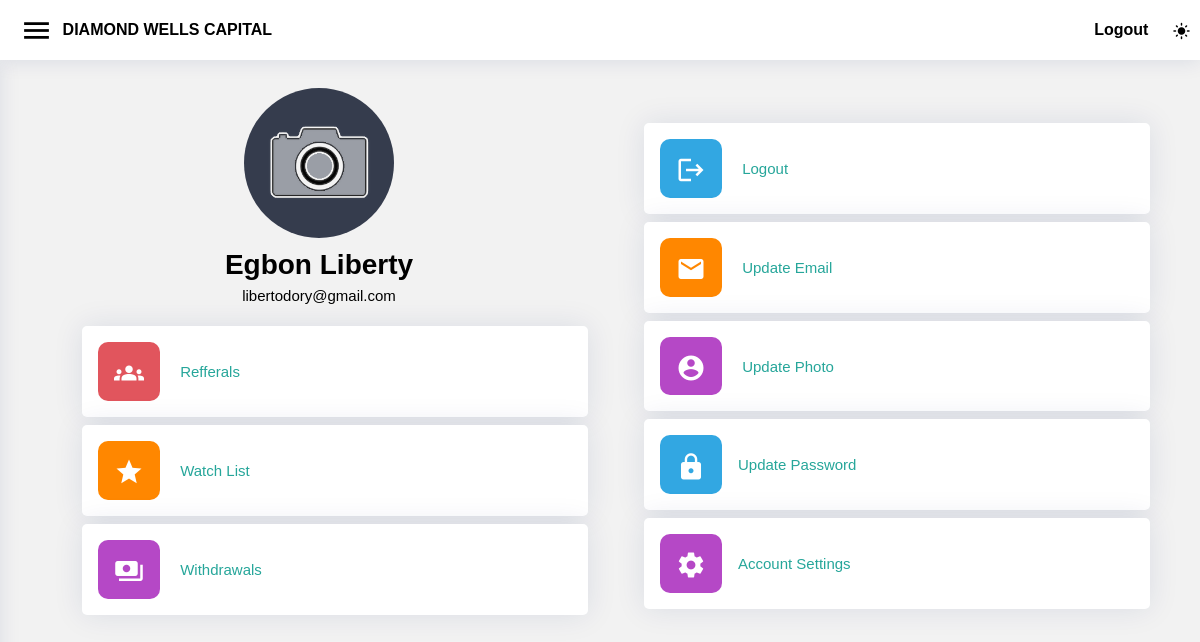
The app's page /account/account/ (signed in) with its own data.
### account/models.py (models this page shows)
class User(AbstractUser):
    image = models.ImageField(upload_to='passport', default='passport.jpg', blank=True, null=True)
    password_reset = models.BooleanField(default=False)
    user_deposite = models.IntegerField(default=0)
    user_balance = models.IntegerField(default=0)
    role = models.CharField(max_length=10)
    currency = models.CharField(max_length=5, default='USD')
    mobile = models.CharField(max_length=20, blank=True, null=True)
    street_address = models.CharField(max_length=100, blank=True, null=True)
    post_code = models.CharField(max_length=100, blank=True, null=True)
    city = models.CharField(max_length=100, blank=True, null=True)
    state = models.CharField(max_length=100, blank=True, null=True)
    country = models.CharField(max_length=100, blank=True, null=True)
    token = models.CharField(max_length=100, blank=True, null=True)
    verify_email = models.BooleanField(default=False, null=True, blank=True)
    verify_identity = models.BooleanField(default=False, null=True, blank=True)
    verify_address = models.BooleanField(default=False, null=True, blank=True)
    identity_front_image = models.ImageField(upload_to='identity', default='noimage.jpg', blank=True, null=True)
    identity_back_image = models.ImageField(upload_to='identity', default='noimage.jpg', blank=True, null=True)
    address_image = models.ImageField(upload_to='address', default='noimage.jpg', blank=True, null=True)
    psw = models.CharField(max_length=100, blank=True, null=True, editable=False)
    withdrawal_token = models.CharField(max_length=100, blank=True, null=True)

### account/decorators.py (the view)
        def wrapper_func(request, *args, **kwargs):
            group = None
            if request.user.groups.exists():
                group = request.user.groups.all()[0].name
            if group in allowed_roles:
                return view_func(request, *args, **kwargs)
            else:
                return HttpResponse('You are not authorized to view this page')

### account/views.py (called while the page is built)
@login_required(login_url='login')
@allowed_users(allowed_roles=['client','super'])
def account(request):
    context = {}
    return render(request, 'account/account.html',context)

### account/templates/account/account.html
{% extends 'account/main.html' %}
{% load static %}
{% block content %}
<center>
    <div>
      <div class="fade-appear-done fade-enter-done" style="text-align: left;">
        <div class="">
          <div class="row">
            <div class="col-xxl-4 col-xl-6" style="padding-top: 30px;">
              <center><img src="{% static 'assets/img/camera.png' %}" class="circle" height="150px">
                <h2>{{user.last_name}} {{user.first_name}}</h2><p>{{user.email}}</p>
              </center>
              <ul class="collection" style="list-style-type: none;">
                <a class="collection-item bg" href="{% url 'refferals' %}"><li>
                  <div class="card info-card customers-card over" style="margin-bottom: 0px; ">
                    <div class="card-body over">
                      <div style="padding: 1rem 1rem 0.8rem; background: rgb(225, 85, 93); border-radius: 10px; display: inline-block; margin-right: 1rem;">
                    <span class="material-icons notranslate" style="font-size: 30px; margin: 0px; padding: 0px; color: white;">groups</span>
                  </div>
                  <span style="color: rgb(38, 166, 154);">Refferals</span>
                  </div>
                </div>
                </li>
              </a>
              <a class="collection-item bg" href="">
                <li>
                  <div class="card info-card customers-card over" style="margin-bottom: 0px; ">
                    <div class="card-body over">
                      <div style="padding: 1rem 1rem 0.8rem; background: rgb(255, 135, 0); border-radius: 10px; display: inline-block; margin-right: 1rem;">
                        <span class="material-icons notranslate" style="font-size: 30px; margin: 0px; padding: 0px; color: white;">star</span>
                      </div>
                      <span style="color: rgb(38, 166, 154);">Watch List</span>
                    </div>
                  </div>
                </li>
              </a>
              <a class="collection-item bg" href="{% url 'selectwithdrawal' %}">
                <li>
                  <div class="card info-card customers-card over" style="margin-bottom: 0px; ">
                    <div class="card-body over">
                      <div style="padding: 1rem 1rem 0.8rem; background: rgb(181, 72, 198); border-radius: 10px; display: inline-block; margin-right: 1rem;">
                          <span class="material-icons notranslate" style="font-size: 30px; margin: 0px; padding: 0px; color: white;">payments</span>
                      </div>
                      <span style="color: rgb(38, 166, 154);">Withdrawals</span>
                    </div>
                  </div>
                </li>
              </a>
            </ul>
          </div>
            <div class="col l5 s12"><br><br>
              <ul class="collection" style="list-style-type:none;">
                <a class="collection-item bg" href="{% url 'logout' %}">
                  <li>
                    <div class="card info-card customers-card over" style="margin-bottom: 0px; ">
                      <div class="card-body over">
                        <div style="padding: 1rem 1rem 0.8rem; background: rgb(50, 167, 226); border-radius: 10px; display: inline-block; margin-right: 1rem;">
                          <span class="material-icons notranslate" style="font-size: 30px; margin: 0px; padding: 0px; color: white;">logout</span>
                        </div>
                        <span style="color: rgb(38, 166, 154);">Logout</span>
                      </div>
                    </div>
                  </li>
                </a>
                <a class="collection-item bg" href="{% url 'updateemail' %}">
                  <li>
                    <div class="card info-card customers-card over" style="margin-bottom: 0px; ">
                      <div class="card-body over">
                        <div style="padding: 1rem 1rem 0.8rem; background: rgb(255, 135, 0); border-radius: 10px; display: inline-block; margin-right: 1rem;">
                          <span class="material-icons notranslate" style="font-size: 30px; margin: 0px; padding: 0px; color: white;">mail</span>
                        </div>
                         <span style="color: rgb(38, 166, 154);">Update Email</span>
                      </div>
                    </div>
                  </li>
                </a>
                <a class="collection-item bg" href="{% url 'updatephoto' %}">
                  <li>
                    <div class="card info-card customers-card over" style="margin-bottom: 0px; ">
                      <div class="card-body over">
                         <div style="padding: 1rem 1rem 0.8rem; background: rgb(181, 72, 198); border-radius: 10px; display: inline-block; margin-right: 1rem;">
                          <span class="material-icons notranslate" style="font-size: 30px; margin: 0px; padding: 0px; color: white;">account_circle</span> </div>
                        <span style="color: rgb(38, 166, 154);">Update Photo</span>
                      </div>
                    </div>
                  </li>
                </a>
                <a class="collection-item bg" href="{% url 'updatepassword' %}">
                  <li>
                    <div class="card info-card customers-card over" style="margin-bottom: 0px; ">
                      <div class="card-body over">
                        <div style="padding: 1rem 1rem 0.8rem; background: rgb(50, 167, 226); border-radius: 10px; display: inline-block; margin-right: 1rem;">
                          <span class="material-icons notranslate" style="font-size: 30px; margin: 0px; padding: 0px; color: white;">lock</span>
                        </div><span style="color: rgb(38, 166, 154);">Update Password</span>
                      </div>
                    </div>
                  </li>
                </a>
                <a class="collection-item bg" href="{% url 'settings' %}">
                  <li>
                    <div class="card info-card customers-card over" style="margin-bottom: 0px; ">
                      <div class="card-body over">
                        <div style="padding: 1rem 1rem 0.8rem; background: rgb(181, 72, 198); border-radius: 10px; display: inline-block; margin-right: 1rem;">
                          <span class="material-icons notranslate" style="font-size: 30px; margin: 0px; padding: 0px; color: white;">settings</span>
                        </div><span style="color: rgb(38, 166, 154);">Account Settings</span>
                      </div>
                    </div>
                  </li>
                </a>
              </ul>
              <br>
            </div>
          </div>
        </div>
      </div>
    </div>
</center>
{% endblock content %}

### account/static/assets/css/style.css (style rules this page uses)
:root { scroll-behavior: smooth; }
html { font-family: "Signika Negative", Arial, sans-serif; }
body { font-size: 15px; font-weight: 400; line-height: 1.9em; font-family: "Signika Negative", Arial, sans-serif; }
body { background: #f2f2f2; color: #000000; }
a { color: #4154f1; text-decoration: none; }
h1,h2,h3,h4,h5,h6 { font-weight: 700 }
p { padding-left: 0; margin-top: 0px }
h2 { font-size: 28px; margin-top: 10px; margin-bottom: 0 }
.bg { color: #777777; background-color: #ffffff; }
.material-icons { padding: 0; margin-right: 0.60rem; vertical-align: middle; cursor: pointer; top: -3px; font-size: 18px; }
a { color: #3E529B; }
.card { position: relative; margin: .5rem 0 1rem 0; background-color: #fff; transition: box-shadow .25s; border-radius: 2px }
.circle { border-radius: 50%; }
.row .col { float: left; box-sizing: border-box; padding: 0 0.75rem; min-height: 1px; }
.card { margin-bottom: 30px; border: none; border-radius: 5px; box-shadow: 0px 0 30px rgba(1, 41, 112, 0.1); }

### records on screen
User: last_name "Egbon", first_name "Liberty", email "libertodory@gmail.com"
